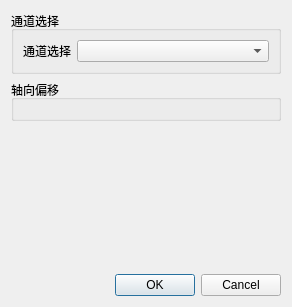
<?xml version="1.0" encoding="UTF-8"?>
<ui version="4.0">
 <class>DialogChannelOffset</class>
 <widget class="QDialog" name="DialogChannelOffset">
  <property name="geometry">
   <rect>
    <x>0</x>
    <y>0</y>
    <width>292</width>
    <height>307</height>
   </rect>
  </property>
  <property name="windowTitle">
   <string>通道偏移设置</string>
  </property>
  <layout class="QVBoxLayout" name="verticalLayout">
   <item>
    <widget class="QGroupBox" name="groupBox">
     <property name="title">
      <string>通道选择</string>
     </property>
     <layout class="QFormLayout" name="formLayout">
      <item row="0" column="0">
       <widget class="QLabel" name="label">
        <property name="text">
         <string>通道选择</string>
        </property>
       </widget>
      </item>
      <item row="0" column="1">
       <widget class="QComboBox" name="channel"/>
      </item>
     </layout>
    </widget>
   </item>
   <item>
    <widget class="QGroupBox" name="AxesGroup">
     <property name="title">
      <string>轴向偏移</string>
     </property>
     <layout class="QFormLayout" name="axesLayout"/>
    </widget>
   </item>
   <item>
    <spacer name="verticalSpacer">
     <property name="orientation">
      <enum>Qt::Vertical</enum>
     </property>
     <property name="sizeHint" stdset="0">
      <size>
       <width>20</width>
       <height>40</height>
      </size>
     </property>
    </spacer>
   </item>
   <item>
    <widget class="QDialogButtonBox" name="buttonBox">
     <property name="orientation">
      <enum>Qt::Horizontal</enum>
     </property>
     <property name="standardButtons">
      <set>QDialogButtonBox::Cancel|QDialogButtonBox::Ok</set>
     </property>
    </widget>
   </item>
  </layout>
 </widget>
 <resources/>
 <connections>
  <connection>
   <sender>buttonBox</sender>
   <signal>accepted()</signal>
   <receiver>DialogChannelOffset</receiver>
   <slot>accept()</slot>
   <hints>
    <hint type="sourcelabel">
     <x>248</x>
     <y>254</y>
    </hint>
    <hint type="destinationlabel">
     <x>157</x>
     <y>274</y>
    </hint>
   </hints>
  </connection>
  <connection>
   <sender>buttonBox</sender>
   <signal>rejected()</signal>
   <receiver>DialogChannelOffset</receiver>
   <slot>reject()</slot>
   <hints>
    <hint type="sourcelabel">
     <x>316</x>
     <y>260</y>
    </hint>
    <hint type="destinationlabel">
     <x>286</x>
     <y>274</y>
    </hint>
   </hints>
  </connection>
 </connections>
</ui>
